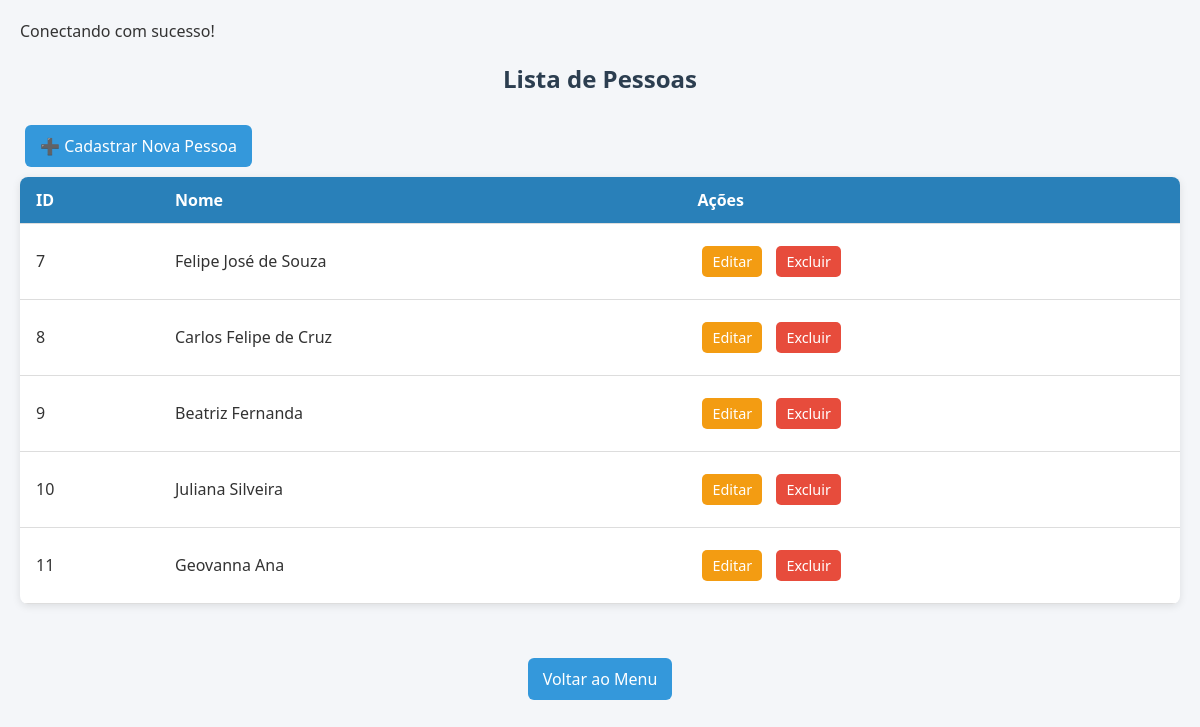
Page /pessoas/listar.php on the committed database.
### tables this page shows
CREATE TABLE `pessoas` (
  `id` int(11) NOT NULL,
  `nome` varchar(100) NOT NULL,
  `data_nascimento` date NOT NULL,
  `cpf` varchar(14) NOT NULL,
  `sexo` enum('Feminino','Masculino','Outro') NOT NULL,
  `telefone` varchar(20) DEFAULT NULL,
  `email` varchar(100) DEFAULT NULL
);

### pessoas/listar.php (the view, shortened to what this page needs)
<?php
include '../conexao.php';
$sql = "SELECT id, nome FROM pessoas";
$resultado = $conexao->query($sql);
?>
<h2>Lista de Pessoas</h2>
<link rel="stylesheet" href="../css/listar.css">
<a class="link-superior" href="cadastrar.php">➕ Cadastrar Nova Pessoa</a>
<table>
    <thead>
        <tr>
            <th>ID</th><th>Nome</th><th>Ações</th>
        </tr>
    </thead>
    <tbody>
        <?php while ($pessoa = $resultado->fetch_assoc()) { ?>
            <tr>
                <td><?= $pessoa['id'] ?></td>
                <td><?= htmlspecialchars($pessoa['nome']) ?></td>
                <td>
                    <a class="botao-acao editar" href="editar.php?id=<?= $pessoa['id'] ?>">Editar</a>
                    <a class="botao-acao excluir" href="excluir.php?id=<?= $pessoa['id'] ?>" onclick="return confirm('Tem certeza que deseja excluir esta pessoa?')">Excluir</a>
                </td>
            </tr>
        <?php } ?>
    </tbody>
</table>
<div style="text-align: center;">
    <a class="voltar" href="../dashboard.php">Voltar ao Menu</a>
</div>
</body>
</html>

### css/listar.css (style rules this page uses)
h2 { text-align: center; color: #2c3e50; }
.link-superior, .voltar, a { display: inline-block; margin: 10px 5px; padding: 10px 15px; background-color: #3498db; color: white; text-decoration: none; border-radius: 6px; transition: background-color 0.3s ease; }
table { width: 100%; border-collapse: collapse; background-color: white; box-shadow: 0 2px 8px rgba(0,0,0,0.1); border-radius: 8px; overflow: hidden; }
thead { background-color: #2980b9; color: white; }
th, td { padding: 12px 16px; text-align: left; border-bottom: 1px solid #ddd; }
.botao-acao { padding: 6px 10px; border-radius: 5px; color: white; font-size: 0.9em; text-decoration: none; margin-right: 5px; transition: background-color 0.3s ease; }
.editar { background-color: #f39c12; }
.excluir { background-color: #e74c3c; }

### rows in the picture
pessoas: id "7", nome "Felipe José de Souza"
pessoas: id "8", nome "Carlos Felipe de Cruz"
pessoas: id "9", nome "Beatriz Fernanda"
pessoas: id "10", nome "Juliana Silveira"
pessoas: id "11", nome "Geovanna Ana"
